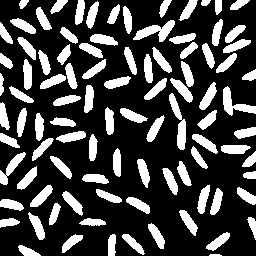
#> input picture python-version-by-caidwang/test_images/rice-bw.png, 256 x 256 px
$ python connectedRegion.py -f ../test_images/rice-bw.png -n 4   (older library calls are emulated)
#> lines starting #> are read from the running program, lines starting #| are printed output that depends on the picture; after the words box and inside, x2 and y2 are one past the last pixel; in counts of white or black regions, pixels touching at a corner belong together
'''
## connectedRegion.py

功能: 对二值化图片进行联通区域标记
```bash
python connectedRegion.py -f [Image Path] -n [neighborhood Size]
python connectedRegion.py -f ../test_images/rice-bw.png -n 4
```
'''

import cv2.cv2 as cv2
from matplotlib import pyplot as plt
from collections import deque
import numpy as np
from pprint import pprint
import argparse
def find_connect(graph, bigger_neighborhood=False):
    region_cnt = 0 # increase when encounter a 1 pixel
    w, h = graph.shape
    graph = graph.tolist()
    visited = [False for i in range(w * h)]
    indices = [[0 for i in range(w)] for j in range(h)]
    ptr = 0
    for ptr in range(w * h):
        if not visited[ptr]:
            visited[ptr] = True
            if graph[ptr//w][ptr%w] == 1: # Find new connection
                region_cnt += 1
                queue = deque([ptr])
                while len(queue) != 0: # bfs
                    index = queue.pop()
                    indices[index//w][index%w] = region_cnt
                    neighbors = collect_neighbors(index, w, h, bigger_neighborhood)
                    for neighbor in neighbors:
                        if not visited[neighbor]:
                            visited[neighbor] = True
                            if graph[neighbor//w][neighbor%w] == 1:
                                queue.appendleft(neighbor)
    return indices, region_cnt


def collect_neighbors(index, width, height, bigger_neighborhood):
    size = width * height
    neighbors = []
    if index - width >= 0:
        up = True
        neighbors.append(index-width)
    if index + width < size:
        down = True
        neighbors.append(index+width)
    if index % width > 0:
        left = True
        neighbors.append(index-1)
    if index % width < width - 1:
        right = True
        neighbors.append(index+1)
    if bigger_neighborhood:
        if up and left: neighbors.append(index - width - 1)
        if up and right: neighbors.append(index - width + 1)
        if down and left: neighbors.append(index + width - 1)
        if down and right: neighbors.append(index + width + 1)
    return neighbors

def test_find_connect():
    graph = np.zeros((10, 10), dtype=np.int)
    graph[3:5, 3:5] = 1
    graph[7:8, 3:9] = 1
    graph[4:7, 0] = 1
    indices = find_connect(graph)
    pprint(indices)


def get_colormap(count):
    colormap = {}
    colormap[0] = np.zeros((3), dtype=np.int)
    for i in range(count):
        colormap[i+1] = np.random.randint(256, size=3)
    return colormap


def rend_result(indices, cnt):
    colormap = get_colormap(cnt)
    w, h = indices.shape
    img = np.zeros((w, h, 3), dtype=np.uint8)
    for i in range(w):
        for j in range(h):
            img[i, j] = colormap[indices[i, j]]
    return img


if __name__ == '__main__':
    parser = argparse.ArgumentParser('Mark connected regions.')
    parser.add_argument('--file', '-f', required=True, help='Filepath of an image which has been binarized.')
    parser.add_argument('-n', choices=['8', '4'], default='4')
    args = parser.parse_args()
    im = cv2.imread(args.file, 0)
#> im: shape (256, 256); 26.8% white; 95 white regions, largest, box (x1, y1, x2, y2) and area: (133, 20, 175, 42) 403, (169, 93, 186, 150) 400, (223, 86, 256, 116) 373
    _, graph = cv2.threshold(im, 127, 255, cv2.THRESH_BINARY)
    graph[graph > 0] = 1
    bigger_neighborhood = True if args.n == '8' else False
    indices, cnt= find_connect(graph, bigger_neighborhood) # neighbor is 4 if False and is 8 if True
#> in find_connect, `graph = graph.tolist()`: graph = 256 items
    indices = np.array(indices)
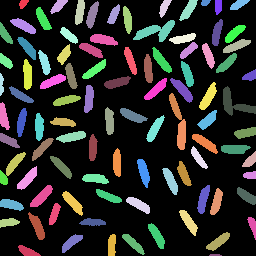
#> indices: shape (256, 256) int64; 98 distinct labels, from 0 to 97; one colour per label, 0 black
    img_result = rend_result(indices, cnt)
#> after the loop in rend_result, `for i in range(w):`:
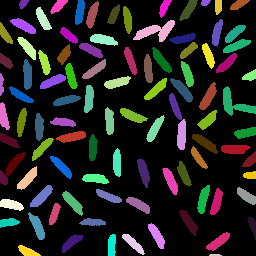
#> img: shape (256, 256, 3); mean of channels 0, 1, 2 32.2, 33.8, 33.7; drawn as B, G, R
    plt.imshow(img_result)
    plt.title('count = {}'.format(cnt))
    plt.show()
